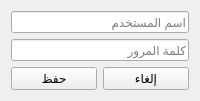
<ui version="4.0">
  <class>PageLogin</class>
  <widget class="QWidget" name="PageLogin">
    <layout class="QVBoxLayout" name="verticalLayout">
      <item>
        <widget class="QLineEdit" name="editUsername">
          <property name="placeholderText"><string>اسم المستخدم</string></property>
        </widget>
      </item>
      <item>
        <widget class="QLineEdit" name="editPassword">
          <property name="echoMode">
            <enum>QLineEdit.Password</enum>
          </property>
          <property name="placeholderText">
            <string>كلمة المرور</string>
          </property>
        </widget>
      </item>
      <item>
        <layout class="QHBoxLayout" name="horizontalLayoutButtons">
          <item><widget class="QPushButton" name="btnSave"><property name="text"><string>حفظ</string></property></widget></item>
          <item><widget class="QPushButton" name="btnCancel"><property name="text"><string>إلغاء</string></property></widget></item>
        </layout>
      </item>
    </layout>
  </widget>
</ui>
